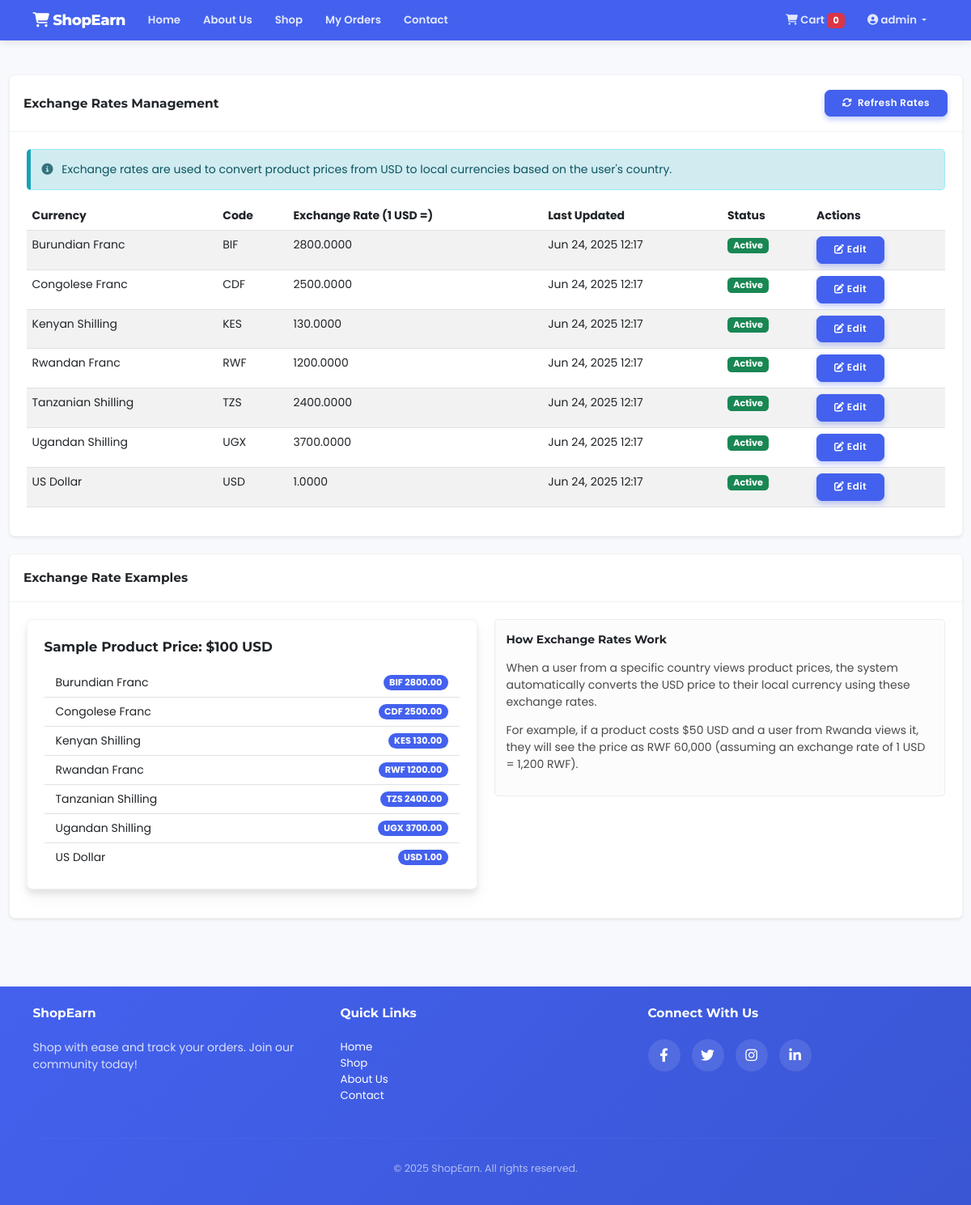
Page /dashboard/finances/exchange-rates/ (signed in) on the committed database.
### shop_accounts/models.py (models this page shows, shortened)
class User(AbstractUser):
    COUNTRY_CHOICES = [
        ('RW', 'Rwanda (RWF)'),
        ('BI', 'Burundi (BIF)'),
        ('KE', 'Kenya (KES)'),
        ('UG', 'Uganda (UGX)'),
        ('CD', 'DR Congo (CDF)'),
        ('TZ', 'Tanzania (TZS)'),
    ]
    phone_number = models.CharField(max_length=20, blank=True)
    date_of_birth = models.DateField(null=True, blank=True)
    profile_picture = models.ImageField(upload_to='profile_pictures/', null=True, blank=True)
    join_date = models.DateField(default=timezone.now)
    country = models.CharField(max_length=2, choices=COUNTRY_CHOICES, blank=True, null=True)
    class Meta:
        verbose_name = 'user'
        verbose_name_plural = 'users'

### dashboard_finances/models.py (models this page shows, shortened)
class ExchangeRate(models.Model):
    CURRENCY_CHOICES = [
        ('RWF', 'Rwandan Franc'),
        ('BIF', 'Burundian Franc'),
        ('KES', 'Kenyan Shilling'),
        ('UGX', 'Ugandan Shilling'),
        ('CDF', 'Congolese Franc'),
        ('TZS', 'Tanzanian Shilling'),
        ('USD', 'US Dollar'),
    ]
    COUNTRY_TO_CURRENCY = {
        'RW': 'RWF',
        'BI': 'BIF',
        'KE': 'KES',
        'UG': 'UGX',
        'CD': 'CDF',
        'TZ': 'TZS',
    }
    CURRENCY_SYMBOLS = {
        'RWF': 'FRw',
        'BIF': 'FBu',
        'KES': 'KSh',
        'UGX': 'USh',
        'CDF': 'FC',
        'TZS': 'TSh',
        'USD': '$',
    }
    currency_code = models.CharField(max_length=3, choices=CURRENCY_CHOICES, unique=True)
    exchange_rate = models.DecimalField(
        max_digits=12,
        decimal_places=4,
        help_text="Exchange rate from USD (1 USD = X local currency)"
    )
    last_updated = models.DateTimeField(default=timezone.now)
    is_active = models.BooleanField(default=True)

### dashboard_finances/views.py (the view)
# urls.py: path('exchange-rates/', views.exchange_rates_list, name='exchange_rates_list'),
@login_required
@user_passes_test(is_admin)
def exchange_rates_list(request):
    exchange_rates = ExchangeRate.objects.all().order_by('currency_code')
    context = {
        'exchange_rates': exchange_rates,
        'active_tab': 'exchange_rates',
    }
    return render(request, 'dashboard_finances/exchange_rates.html', context)

### dashboard_finances/views.py (called while the page is built)
def is_admin(user):
    return user.is_authenticated and user.is_staff

### shop_orders/context_processors.py (called while the page is built)
def cart_processor(request):
    cart = Cart(request)
    return {
        'cart_count': len(cart)
    }

### shop_orders/views.py (called while the page is built)
    def __len__(self):
        return sum(item['quantity'] for item in self.cart.values())

### dashboard_finances/templates/dashboard_finances/exchange_rates.html (shortened to what this page needs)
{% extends 'base/base.html' %}
{% load static %}
{% block content %}
<div class="container-fluid py-4">
    <div class="row">
        <div class="col-12">
            <div class="card shadow-sm mb-4">
                <div class="card-header bg-white d-flex justify-content-between align-items-center">
                    <h5 class="mb-0">Exchange Rates Management</h5>
                    <button type="button" class="btn btn-sm btn-primary" data-bs-toggle="modal" data-bs-target="#refreshRatesModal">
                        <i class="fas fa-sync-alt me-1"></i> Refresh Rates
                    </button>
                </div>
                <div class="card-body">
                    <div class="alert alert-info">
                        <i class="fas fa-info-circle me-2"></i> Exchange rates are used to convert product prices from USD to local currencies based on the user's country.
                    </div>
                    <div class="table-responsive">
                        <table class="table table-striped table-hover">
                            <thead>
                                <tr>
                                    <th>Currency</th>
                                    <th>Code</th>
                                    <th>Exchange Rate (1 USD =)</th>
                                    <th>Last Updated</th>
                                    <th>Status</th>
                                    <th>Actions</th>
                                </tr>
                            </thead>
                            <tbody>
                                {% for rate in exchange_rates %}
                                <tr>
                                    <td>{{ rate.get_currency_code_display }}</td>
                                    <td>{{ rate.currency_code }}</td>
                                    <td>{{ rate.exchange_rate }}</td>
                                    <td>{{ rate.last_updated|date:"M d, Y H:i" }}</td>
                                    <td>
                                        {% if rate.is_active %}
                                            <span class="badge bg-success">Active</span>
                                        {% else %}
                                            <span class="badge bg-danger">Inactive</span>
                                        {% endif %}
                                    </td>
                                    <td>
                                        <button type="button" class="btn btn-sm btn-primary"
                                                data-bs-toggle="modal"
                                                data-bs-target="#editRateModal{{ rate.id }}">
                                            <i class="fas fa-edit"></i> Edit
                                        </button>
                                    </td>
                                </tr>
                                {% empty %}
                                <tr>
                                    <td colspan="6" class="text-center">No exchange rates found</td>
                                </tr>
                                {% endfor %}
                            </tbody>
                        </table>
                    </div>
                </div>
            </div>
            <div class="card shadow-sm">
                <div class="card-header bg-white">
                    <h5 class="mb-0">Exchange Rate Examples</h5>
                </div>
                <div class="card-body">
                    <div class="row">
                        <div class="col-md-6">
                            <div class="card mb-3">
                                <div class="card-body">
                                    <h6 class="card-title">Sample Product Price: $100 USD</h6>
                                    <ul class="list-group list-group-flush">
                                        {% for rate in exchange_rates %}
                                            {% if rate.is_active %}
                                                <li class="list-group-item d-flex justify-content-between align-items-center">
                                                    {{ rate.get_currency_code_display }}
                                                    <span class="badge bg-primary rounded-pill">
                                                        {{ rate.currency_code }} {{ rate.exchange_rate|floatformat:2|default:"0.00"|stringformat:"s"|slice:"-9:" }}
                                                    </span>
                                                </li>
                                            {% endif %}
                                        {% endfor %}
                                    </ul>
                                </div>
                            </div>
                        </div>
                        <div class="col-md-6">
                            <div class="alert alert-light">
                                <h6>How Exchange Rates Work</h6>
                                <p>When a user from a specific country views product prices, the system automatically converts the USD price to their local currency using these exchange rates.</p>
                                <p>For example, if a product costs $50 USD and a user from Rwanda views it, they will see the price as RWF 60,000 (assuming an exchange rate of 1 USD = 1,200 RWF).</p>
                            </div>
                        </div>
                    </div>
                </div>
            </div>
        </div>
    </div>
</div>
{% endblock %}

### templates/base/base.html (shortened to what this page needs)
<!DOCTYPE html>
<html lang="en">
<head>
    <link href="https://cdn.jsdelivr.net/npm/bootstrap@5.3.0/dist/css/bootstrap.min.css" rel="stylesheet">
    <link rel="stylesheet" href="https://cdnjs.cloudflare.com/ajax/libs/font-awesome/6.4.0/css/all.min.css">
    {% load static %}
    <link rel="stylesheet" href="{% static 'css/style.css' %}">
    <link rel="stylesheet" href="{% static 'css/alibaba-font.css' %}">
    <link rel="stylesheet" href="https://cdnjs.cloudflare.com/ajax/libs/aos/2.3.4/aos.css" />
    <link rel="stylesheet" href="https://cdnjs.cloudflare.com/ajax/libs/animate.css/4.1.1/animate.min.css" />
</head>
<body>
    <nav class="navbar navbar-expand-lg navbar-dark sticky-top" style="background-color: #4361ee;">
        <div class="container">
            <a class="navbar-brand" href="/">
                <i class="fas fa-shopping-cart"></i> ShopEarn
            </a>
            <div class="collapse navbar-collapse" id="navbarNav">
                <ul class="navbar-nav me-auto">
                    <li class="nav-item">
                        <a class="nav-link" href="/">Home</a>
                    </li>
                    <li class="nav-item">
                        <a class="nav-link" href="/accounts/about/">About Us</a>
                    </li>
                    <li class="nav-item">
                        <a class="nav-link" href="/products/">Shop</a>
                    </li>
                    {% if user.is_authenticated %}
                    <li class="nav-item">
                        <a class="nav-link" href="/orders/history/">My Orders</a>
                    </li>
                    {% endif %}
                    <li class="nav-item">
                        <a class="nav-link" href="/accounts/contact/">Contact</a>
                    </li>
                </ul>
                <ul class="navbar-nav ms-auto">
                    <li class="nav-item">
                        <a class="nav-link" href="/orders/cart/">
                            <i class="fas fa-shopping-cart"></i> Cart
                            <span class="badge bg-danger">
                                {% if cart_count %}{{ cart_count }}{% else %}0{% endif %}
                            </span>
                        </a>
                    </li>
                    {% if user.is_authenticated %}
                        <li class="nav-item dropdown">
                            <a class="nav-link dropdown-toggle" href="#" id="navbarDropdown" role="button" data-bs-toggle="dropdown">
                                <i class="fas fa-user-circle"></i> {{ user.username }}
                            </a>
                        </li>
                    {% endif %}
                </ul>
            </div>
        </div>
    </nav>
    <main class="py-4 position-relative">
        {% block content %}{% endblock %}
    </main>
    <footer class="text-white py-4 mt-5" style="background-color: #212529;">
        <div class="container">
            <div class="row">
                <div class="col-md-4">
                    <h5>ShopEarn</h5>
                    <p>Shop with ease and track your orders. Join our community today!</p>
                </div>
                <div class="col-md-4">
                    <h5>Quick Links</h5>
                    <ul class="list-unstyled">
                        <li><a href="/" class="text-white">Home</a></li>
                        <li><a href="/products/" class="text-white">Shop</a></li>
                        <li><a href="/accounts/about/" class="text-white">About Us</a></li>
                        <li><a href="/accounts/contact/" class="text-white">Contact</a></li>
                    </ul>
                </div>
                <div class="col-md-4">
                    <h5>Connect With Us</h5>
                    <div class="social-icons">
                        <a href="#" class="text-white me-2"><i class="fab fa-facebook-f"></i></a>
                        <a href="#" class="text-white me-2"><i class="fab fa-twitter"></i></a>
                        <a href="#" class="text-white me-2"><i class="fab fa-instagram"></i></a>
                        <a href="#" class="text-white me-2"><i class="fab fa-linkedin-in"></i></a>
                    </div>
                </div>
            </div>
            <hr>
            <div class="text-center">
                <p>&copy; {% now "Y" %} ShopEarn. All rights reserved.</p>
            </div>
        </div>
    </footer>
</body>
</html>

### static/css/style.css (style rules this page uses)
:root { --primary-color: #4361ee; --primary-dark: #3a56d4; --primary-light: #4f71ff; --secondary-color: #2ec4b6; --secondary-dark: #21a99d; --secondary-light: #3ddfd0; --accent-color: #ff9f1c; --accent-dark: #e08700; --accent-light: #ffb74d; --success-color: #2ec4b6; --danger-color: #e63946; --warning-color: #ff9f1c; --info-color: #4cc9f0; --dark-color: #2b2d42; --gray-dark: #5a5c69; --gray-medium: #8d99ae; --gray-light: #edf2f4; --light-color: #f8f9fc; --heading-font: 'Montserrat', sans-serif; --body-font: 'Poppins', sans-serif; --card-shadow: 0 10px 20px rgba(0, 0, 0, 0.05), 0 6px 6px rgba(0, 0, 0, 0.07); --hover-shadow: 0 14px 28px rgba(0, 0, 0, 0.15), 0 10px 10px rgba(0, 0, 0, 0.10); --btn-shadow: 0 4px 6px rgba(67, 97, 238, 0.3); --transition-fast: all 0.3s ease; --transition-medium: all 0.5s ease; --transition-slow: all 0.8s ease; --border-radius-sm: 0.25rem; --border-radius-md: 0.5rem; --border-radius-lg: 1rem; --border-radius-xl: 2rem; --border-radius-circle: 50%; }
body { font-family: var(--body-font); background-color: #f8f9fc; color: #333333; line-height: 1.6; overflow-x: hidden; position: relative; }
h1, h2, h3, h4, h5, h6 { font-family: var(--heading-font); font-weight: 700; line-height: 1.2; margin-bottom: 1rem; color: #212529; }
p { margin-bottom: 1rem; color: #4a4a4a; }
.bg-primary { background-color: var(--primary-color) !important; }
.navbar { box-shadow: 0 2px 10px rgba(0, 0, 0, 0.1); transition: var(--transition-fast); }
.navbar-brand { font-family: var(--heading-font); font-weight: 800; font-size: 1.5rem; letter-spacing: -0.5px; }
.navbar-dark .navbar-nav .nav-link { color: rgba(255, 255, 255, 0.85); font-weight: 600; padding: 0.5rem 1rem; transition: var(--transition-fast); }
.btn { font-weight: 600; letter-spacing: 0.5px; padding: 0.5rem 1.5rem; border-radius: var(--border-radius-md); transition: var(--transition-fast); position: relative; overflow: hidden; z-index: 1; }
.btn::before { content: ''; position: absolute; top: 0; left: 0; width: 0%; height: 100%; background-color: rgba(255, 255, 255, 0.1); transition: var(--transition-fast); z-index: -1; }
.btn-primary { background-color: var(--primary-color); border-color: var(--primary-color); box-shadow: var(--btn-shadow); }
.card { border: none; border-radius: var(--border-radius-md); box-shadow: var(--card-shadow); transition: var(--transition-fast); overflow: hidden; background-color: #ffffff; border: 1px solid rgba(0, 0, 0, 0.05); }
.card-header { background-color: #fff; border-bottom: 1px solid var(--gray-light); font-weight: 700; padding: 1.25rem; }
.card-body { padding: 1.5rem; }
.card-title { font-weight: 700; margin-bottom: 1rem; color: #212529; }
footer { background: linear-gradient(135deg, var(--primary-color) 0%, var(--primary-dark) 100%) !important; padding: 4rem 0 2rem !important; }
footer h5 { font-weight: 700; margin-bottom: 1.5rem; color: white; }
footer p, footer a { color: rgba(255, 255, 255, 0.8) !important; }
footer a { text-decoration: none; transition: var(--transition-fast); }
.social-icons { display: flex; gap: 0.5rem; margin-top: 1rem; }
.social-icons a { display: flex; align-items: center; justify-content: center; width: 40px; height: 40px; background-color: rgba(255, 255, 255, 0.1); border-radius: var(--border-radius-circle); transition: var(--transition-fast); }
.social-icons a i { font-size: 1.2rem; }
footer hr { border-color: rgba(255, 255, 255, 0.1); margin: 2rem 0; }
footer .text-center p { font-size: 0.9rem; color: rgba(255, 255, 255, 0.6) !important; }

### templates/base/base.html (style rules this page uses)
.alert { position: relative; overflow: hidden; }
.alert-info { background-color: #d1ecf1; color: #0c5460; border-left: 5px solid #17a2b8; }
.alert i { opacity: 0.8; }

### rows in the picture
User: username "admin"
ExchangeRate: currency_code "Burundian Franc", currency_code "BIF", exchange_rate "2800.0000", last_updated "Jun 24, 2025 12:17", is_active "Active", exchange_rate "2800.00"
ExchangeRate: currency_code "Congolese Franc", currency_code "CDF", exchange_rate "2500.0000", last_updated "Jun 24, 2025 12:17", is_active "Active", exchange_rate "2500.00"
ExchangeRate: currency_code "Kenyan Shilling", currency_code "KES", exchange_rate "130.0000", last_updated "Jun 24, 2025 12:17", is_active "Active", exchange_rate "130.00"
ExchangeRate: currency_code "Rwandan Franc", currency_code "RWF", exchange_rate "1200.0000", last_updated "Jun 24, 2025 12:17", is_active "Active", exchange_rate "1200.00"
ExchangeRate: currency_code "Tanzanian Shilling", currency_code "TZS", exchange_rate "2400.0000", last_updated "Jun 24, 2025 12:17", is_active "Active", exchange_rate "2400.00"
ExchangeRate: currency_code "Ugandan Shilling", currency_code "UGX", exchange_rate "3700.0000", last_updated "Jun 24, 2025 12:17", is_active "Active", exchange_rate "3700.00"
ExchangeRate: currency_code "US Dollar", currency_code "USD", exchange_rate "1.0000", last_updated "Jun 24, 2025 12:17", is_active "Active", exchange_rate "1.00"
